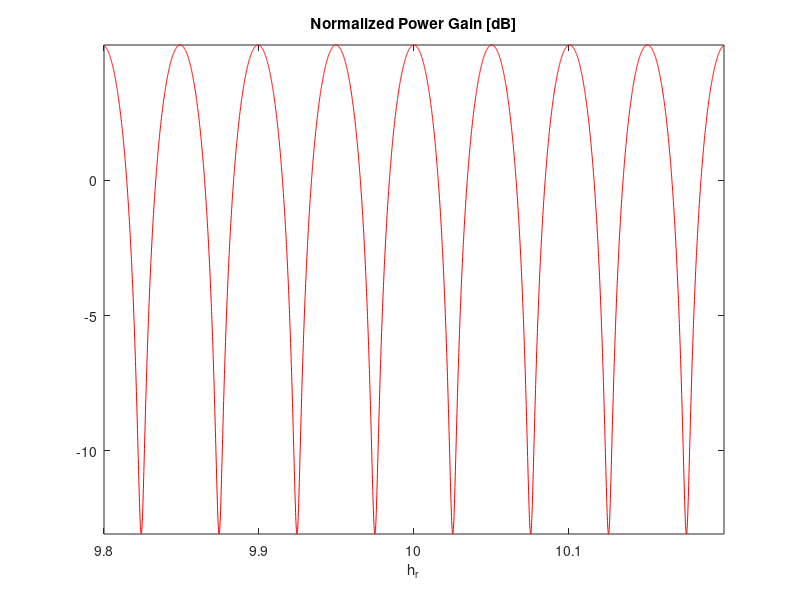
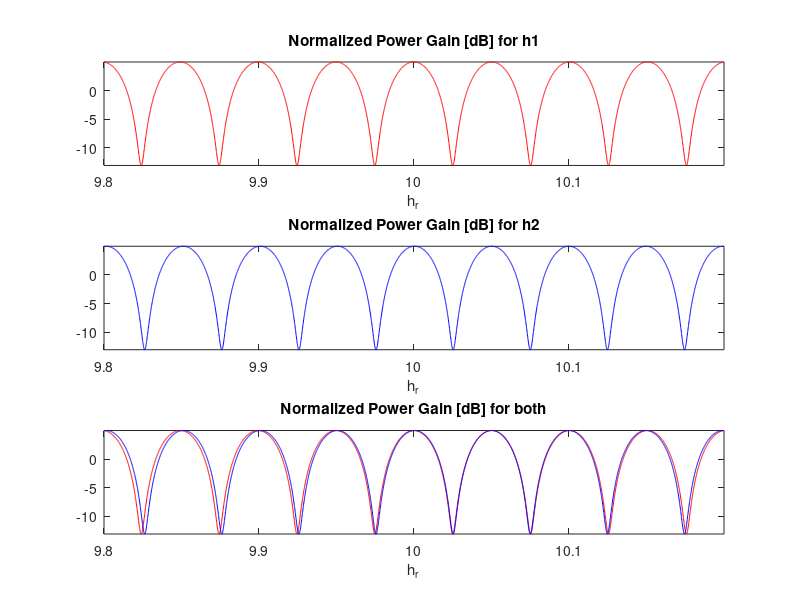
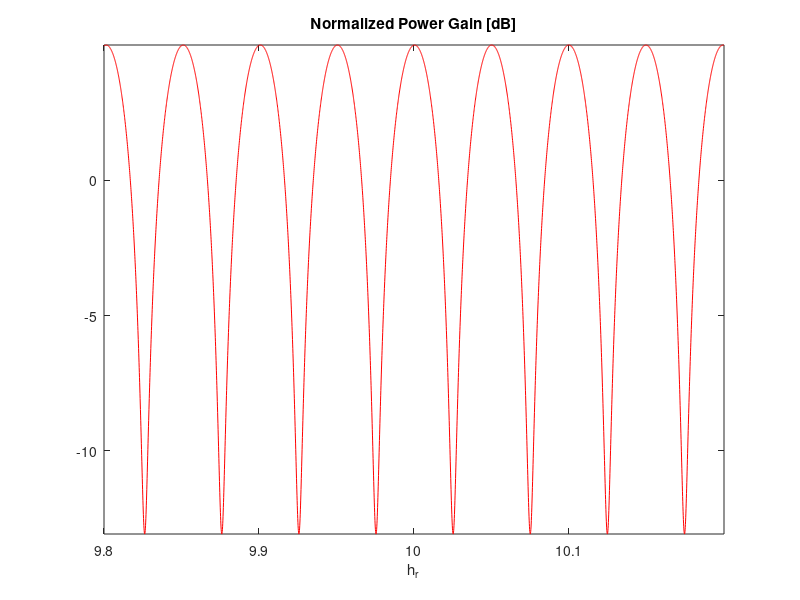
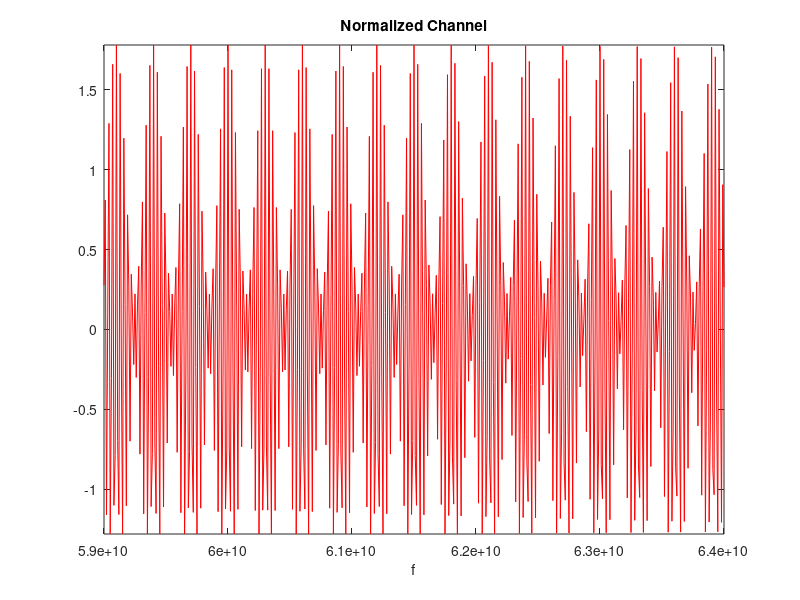

These figures' MATLAB source, in order:
%% LAB 2.2: MODELING A LAMPPOST BASED BROADBAND NETWORK %%

%The goal of this lab is to illustrate how wireless multipath channels 
%can be modeled in complex baseband.

clear;
clc;
close all;

%% LABORATORY ASSIGNMENT %%

clear;
clc;
close all;

%%2.1%%

f = 60e9;                                       %Unlicensed spectrum at 5GHz
c = 3e8;                                        %Speed of light
n1 = 1;                                         %Refractive index of air
n2 = 8;                                         %Refractive index of ground
D = 200;                                        %Distance between lampposts
ht = 10;                                        %Height of the first lamppost
hr = 10;                                        %Height of the second lamppost
k = 2*pi*f/c;                                   %Wave Number

d1 = sqrt(D.^2 + (ht-hr).^2);                   %Trigonometric formula
d2 = sqrt(D.^2 + (ht+hr).^2);                   %Trigonometric formula

sin_i = ht/d1;                                  %Angle of incidence
phi_i = asin(sin_i);                            %Angle of incidence
sin_t = n1/n2*sin_i;                            %Angle of transmission
phi_t = asin(sin_t);                            %Angle of transmission
ci = cos(phi_i);                                %Cosine of the angle of incidence
ct = cos(phi_t);

A1 = 1;                                         %Amplitude of the direct path
A2 = (n1*ci-n2*ct)/(n1*ci+n2*ct);               %Amplitude of the indirect path

delay = d2/c - d1/c;                            %Delay spread
bc = 1/delay;                                   %Coherence Bandwidth

%%2.2%%

Dc = 100;                                       %Distance to the car
hc = 2;                                         %Height of the car

d1c = sqrt(Dc.^2 + (ht-hc).^2);                 %Trigonometric formula
d2c = sqrt(Dc.^2 + (ht+hc).^2);                 %Trigonometric formula

sin_ic = ht/d1c;                                %Angle of incidence
phi_ic = asin(sin_ic);                          %Angle of incidence
sin_tc = n1/n2*sin_ic;                          %Angle of transmission
phi_tc = asin(sin_tc);                          %Angle of transmission
cic = cos(phi_ic);                              %Cosine of the angle of incidence
ctc = cos(phi_tc);

ph1c = k*d1c;                                   %Phase of the direct path
ph2c = k*d2c;                                   %Phase of the reflected path
A1c = 1;                                        %Amplitude of the direct path
A2c = (n1*cic-n2*ctc)/(n1*cic+n2*ctc);          %Amplitude of the indirect path
hc = A1c*exp(1j*ph1c) + A2c*exp(1j*ph2c);       %Channel formula

delayc = d2c/c - d1c/c;                         %Delay spread
bcc = 1/delayc;                                 %Coherence Bandwidth

%%Fading and diversity for the backhaul link%%

%%2.3%%

dd = 0.0001;                                    %Step for the height vector
hr = 9.8:dd:10.2;                               %Height of the second lamppost

hnom1 = [];                                     %Nominal Channel
h1 = [];                                        %Complex Channel
for hh = 9.8:dd:10.2                            %Loop start
    d1 = sqrt(D.^2 + (ht-hh).^2);               %Trigonometric formula
    d2 = sqrt(D.^2 + (ht+hh).^2);               %Trigonometric formula
    ph1 = k*d1;                                 %Phase of the direct path
    ph2 = k*d2;                                 %Phase of the reflected path
    hnom1 = [hnom1, A1*exp(1j*ph1)];            %Nominal channel
    h1 = [h1, A1*exp(1j*ph1) + A2*exp(1j*ph2)];	%Complex Channel
end                                             %End of loop

npg1 = 20*log10(abs(h1)./abs(hnom1));           %Normalized Power Gain

figure;                                         %Starting to plot
plot(hr, npg1, 'r'); axis tight;                %Plot
title('Normalized Power Gain [dB]');            %Title
xlabel('h_{r}');                                %Time axis
print('images/2_3','-dpng');                    %Saving the plot

%%2.4%%

i = 0;                                          %Counter
for x = 1:length(npg1)                          %Going through npg1
    if npg1(x) <= -10                           %Condition
        i = i+1;                                %Adding counter
    end                                         %End of conditional loop
end                                             %End of for loop

probability = 100*i/length(npg1);               %Probability in %

%%2.5%%

ht1 = 10;                                       %Height of the first antenna 
ht2 = 10.1;                                     %Height of the second antenna 
hnom1 = [];                                     %Nominal Channel
hnom2 = [];                                     %Nominal Channel
h1 = [];
h2 = [];                                        %Complex Channel
for hh = 9.8:dd:10.2                            %Loop start
    d11 = sqrt(D.^2 + (ht1-hh).^2);             %Trigonometric formula
    d21 = sqrt(D.^2 + (ht1+hh).^2);             %Trigonometric formula
    ph11 = k*d11;                               %Phase of the direct path
    ph21 = k*d21;                               %Phase of the reflected path
    hnom1 = [hnom1, A1*exp(1j*ph11)];           %Nominal channel
    h1 = [h1,A1*exp(1j*ph11)+A2*exp(1j*ph21)];  %Complex Channel
    d12 = sqrt(D.^2 + (ht2-hh).^2);             %Trigonometric formula
    d22 = sqrt(D.^2 + (ht2+hh).^2);             %Trigonometric formula
    ph12 = k*d12;                               %Phase of the direct path
    ph22 = k*d22;                               %Phase of the reflected path
    hnom2 = [hnom2, A1*exp(1j*ph12)];           %Nominal channel
    h2 = [h2,A1*exp(1j*ph12)+A2*exp(1j*ph22)];  %Complex Channel
end                                             %End of loop

npg1 = 20*log10(abs(h1)./abs(hnom1));           %Normalized Power Gain
npg2 = 20*log10(abs(h2)./abs(hnom2));           %Normalized Power Gain

figure;                                         %Starting to plot
subplot(3,1,1);                                 %First plot
plot(hr, npg1, 'r'); axis tight;                %Plot
title('Normalized Power Gain [dB] for h1');     %Title
xlabel('h_{r}');                                %Time axis
subplot(3,1,2);                                 %Second plot
plot(hr, npg2, 'b'); axis tight;                %Plot
title('Normalized Power Gain [dB] for h2');     %Title
xlabel('h_{r}');                                %Time axis
subplot(3,1,3);                                 %Third plot
plot(hr, npg1, 'r'); axis tight;                %Plot
hold on;                                        %Holding the plot
plot(hr, npg2, 'b'); axis tight;                %Plot
hold off;                                       %Holding off
title('Normalized Power Gain [dB] for both');   %Title
xlabel('h_{r}');                                %Time axis
print('images/2_5','-dpng');                    %Saving the plot

%%2.6%%

h1t = sum(h1);                                  %Sum of h of the first antenna
h2t = sum(h2);                                  %Sum of h of the second antenna
h3t = max(h1t, h2t);                            %Maximum of h
if h3t == h1t                                   %Condition for H1 maximum
    hnom3 = hnom1;                              %H1 is maximum
    h3 = h1;                                    %H1 is maximum
elseif h3t == h2t                               %Condition for H2 maximum
    hnom3 = hnom2;                              %H2 is maximum
    h3 = h2;                                    %H2 is maximum
end                                             %End of conditional loop
npg3 = 20*log10(abs(h3)./abs(hnom3));           %Normalized Power Gain

figure;                                         %Starting to plot
plot(hr, npg3, 'r'); axis tight;                %Plot
title('Normalized Power Gain [dB]');            %Title
xlabel('h_{r}');                                %Time axis
print('images/2_6','-dpng');                    %Saving the plot

%%2.7%%

i = 0;                                          %Counter
for x = 1:length(npg3)                          %Going through npg3
    if npg3(x) <= -10                           %Condition
        i = i+1;                                %Adding counter
    end                                         %End of conditional loop
end                                             %End of for loop

probability2 = 100*i/length(npg3);              %Probability in %

%%2.8%%

%%2.9%%

%%2.10%%

ht = 10;                                        %Heigth of the first lamppost
hr = 10;                                        %Heigth of the second lamppost
D = 200;                                        %Distance between lampposts
c = 3e8;                                        %Speed of light
df = 10e6;                                      %Step size of 10MHz
f = 59e9:df:64e9;                               %Frequency vector

d1 = sqrt(D.^2 + (ht-hr).^2);                   %Trigonometric formula
d2 = sqrt(D.^2 + (ht+hr).^2);                   %Trigonometric formula

sin_i = ht/d1;                                  %Angle of incidence
phi_i = asin(sin_i);                            %Angle of incidence
sin_t = n1/n2*sin_i;                            %Angle of transmission
phi_t = asin(sin_t);                            %Angle of transmission
ci = cos(phi_i);                                %Cosine of the angle of incidence
ct = cos(phi_t);                                %Cosine of the angle of transmission

A1 = 1;                                         %Amplitude of the direct path
A2 = (n1*ci-n2*ct)/(n1*ci+n2*ct);               %Amplitude of the indirect path


h=[];                                           %Channel vector
for ff = 59e9:df:64e9                           %Frequency range
    k = 2*pi*ff/c;                              %Wave Number
    ph1 = k*d1;                                 %Phase of the direct path
    ph2 = k*d2;                                 %Phase of the reflected path
    h = [h,A1c*exp(1j*ph1) + A2c*exp(1j*ph2)];  %Channel formula
end                                             %End of loop
    
figure;                                         %Starting to plot
plot(f, h, 'r'); axis tight;                    %Plot
title('Normalized Channel');                    %Title
xlabel('f');                                    %Time axis
print('images/2_10','-dpng');                   %Saving the plot    
    
%%2.11%%

h=[];                                           %Complex channel vector
hnom=[];                                        %Nominal channel vector
for ff = 59e9:df:64e9                           %Frequency vector
    fr = randi([59e9,64e9],1,1);                %Random carrier frequency
    k = 2*pi*fr/c;                              %Wave Number
    ph1 = k*d1;                                 %Phase of the direct path
    ph2 = k*d2;                                 %Phase of the reflected path
    hnom = [hnom, A1*exp(1j*ph1)];              %Nominal channel
    h = [h,A1*exp(1j*ph1)+A2*exp(1j*ph2)];      %Complex Channel
end                                             %End of loop

npg = 20*log10(abs(h)./abs(hnom));              %Normalized Power Gain
    
i = 0;                                          %Counter
for x = 1:length(npg)                           %Going through npg1
    if npg(x) <= -10                            %Condition
        i = i+1;                                %Adding counter
    end                                         %End of conditional loop
end                                             %End of for loop

probability = 100*i/length(npg);                %Probability in %

figure;                                         %Starting to plot
plot(f, npg, 'r'); axis tight;                  %Plot
title('Normalized Power Gain [dB]');            %Title
xlabel('f');                                    %Time axis
print('images/2_11','-dpng');                   %Saving the plot  

%%2.12%%

%%2.13%%

%%Fading on the access link%%

%%2.14%%

f = 60e9;                                       %Unlicensed spectrum at 5GHz
c = 3e8;                                        %Speed of light
ds = 0.1;                                       %Step sie of space
n1 = 1;                                         %Refractive index of air
n2 = 8;                                         %Refractive index of ground
hc = 2;                                         %Height of the car
ht = 10;                                        %Height of the first lamppost
k = 2*pi*f/c;                                   %Wave Number
d = 1:ds:500;                                   %Distance vector

h=[];                                           %Complex channel vector
hnom=[];                                        %Nominal channel vector
for dd = 1:ds:500                               %Distance vector
    d1c = sqrt(dd.^2 + (ht-hc).^2);             %Trigonometric formula
    d2c = sqrt(dd.^2 + (ht+hc).^2);             %Trigonometric formula
    ph1c = k*d1c;                               %Phase of the direct path
    ph2c = k*d2c;                               %Phase of the reflected path
    A1c = f./(c*4*pi*d1c);                      %Amplitude of the direct path
    A2c = f./(c*4*pi*d2c);                      %Amplitude of the indirect path
    hnom = [hnom, A1c*exp(1j*ph1c)];            %Nominal channel
    h = [h,A1c*exp(1j*ph1c)+A2c*exp(1j*ph2c)];  %Complex Channel
end    

hnom_a = 20*log10(abs(hnom));                   %Amplitude of the nominal Channel
h_a = 20*log10(abs(h));                         %Amplitude of the nominal Channel

figure;                                         %Starting to plot
subplot(2,1,1);                                 %First plot
plot(d, hnom_a, 'r'); axis tight;               %Plot
title('Amplitude of h_{nom} [dB]');             %Title
xlabel('d');                                    %Time axis
subplot(2,1,2);                                 %Second plot
plot(d, h_a, 'b'); axis tight;                  %Plot
title('Amplitude of h [dB]');                   %Title
xlabel('d');                                    %Time axis
print('images/2_14a','-dpng');                  %Saving the plot  

figure;                                         %Starting to plot
subplot(2,1,1);                                 %First plot
plot(d, hnom_a, 'r'); xlim([0,100]);            %Plot
title('Amplitude of h_{nom} [dB]');             %Title
xlabel('d');                                    %Time axis
subplot(2,1,2);                                 %Second plot
plot(d, h_a, 'b'); xlim([0,100]);               %Plot
title('Amplitude of h [dB]');                   %Title
xlabel('d');                                    %Time axis
print('images/2_14b','-dpng');                  %Saving the plot  

%%2.15%%

clear all;                                      %Making sure that there are no other values
clc;                                            %Making sure that there are no other values

f = 60e9;                                       %Unlicensed spectrum at 5GHz
c = 3e8;                                        %Speed of light
ds = 0.1;                                       %Step sie of space
n1 = 1;                                         %Refractive index of air
n2 = 8;                                         %Refractive index of ground
hc = 2;                                         %Height of the car
ht = 10;                                        %Height of the first lamppost
k = 2*pi*f/c;                                   %Wave Number
d = 1:ds:500;                                   %Distance vector

h=[];                                           %Complex channel vector
hnom=[];                                        %Nominal channel vector
for dd = 1:ds:500                               %Distance vector
    d1c = sqrt(dd.^2 + (ht-hc).^2);             %Trigonometric formula
    d2c = sqrt(dd.^2 + (ht+hc).^2);             %Trigonometric formula
    ph1c = k*d1c;                               %Phase of the direct path
    ph2c = k*d2c;                               %Phase of the reflected path
    sin_i = ht/d1c;                             %Angle of incidence
    phi_i = asin(sin_i);                        %Angle of incidence
    sin_t = n1/n2*sin_i;                        %Angle of transmission
    phi_t = asin(sin_t);                        %Angle of transmission
    ci = cos(phi_i);                            %Cosine of the angle of incidence
    ct = cos(phi_t);                            %Cosine of the angle of transmission
    A1c = 1;                                    %Amplitude of the direct path
    ps = (n1*ci-n2*ct)/(n1*ci+n2*ct);           %Fresnel's equation
    as = exp(-8*(pi*0.001*ci*c/f).^2);          %Attenuation factor
    A2c = ps*as;                                %Amplitude of the indirect path
    hnom = [hnom, A1c*exp(1j*ph1c)];            %Nominal channel
    h = [h,A1c*exp(1j*ph1c)+A2c*exp(1j*ph2c)];  %Complex Channel
end    

hnom_a = 20*log10(abs(hnom));                   %Amplitude of the nominal Channel
h_a = 20*log10(abs(h));                         %Amplitude of the nominal Channel

figure;                                         %Starting to plot
subplot(2,1,1);                                 %First plot
plot(d, hnom_a, 'r'); axis tight;               %Plot
title('Amplitude of h_{nom} [dB]');             %Title
xlabel('d');                                    %Time axis
subplot(2,1,2);                                 %Second plot
plot(d, h_a, 'b'); axis tight;                  %Plot
title('Amplitude of h [dB]');                   %Title
xlabel('d');                                    %Time axis
print('images/2_15a','-dpng');                  %Saving the plot  

figure;                                         %Starting to plot
subplot(2,1,1);                                 %First plot
plot(d, hnom_a, 'r'); xlim([0,100]);            %Plot
title('Amplitude of h_{nom} [dB]');             %Title
xlabel('d');                                    %Time axis
subplot(2,1,2);                                 %Second plot
plot(d, h_a, 'b'); xlim([0,100]);               %Plot
title('Amplitude of h [dB]');                   %Title
xlabel('d');                                    %Time axis
print('images/2_15b','-dpng');                  %Saving the plot  
